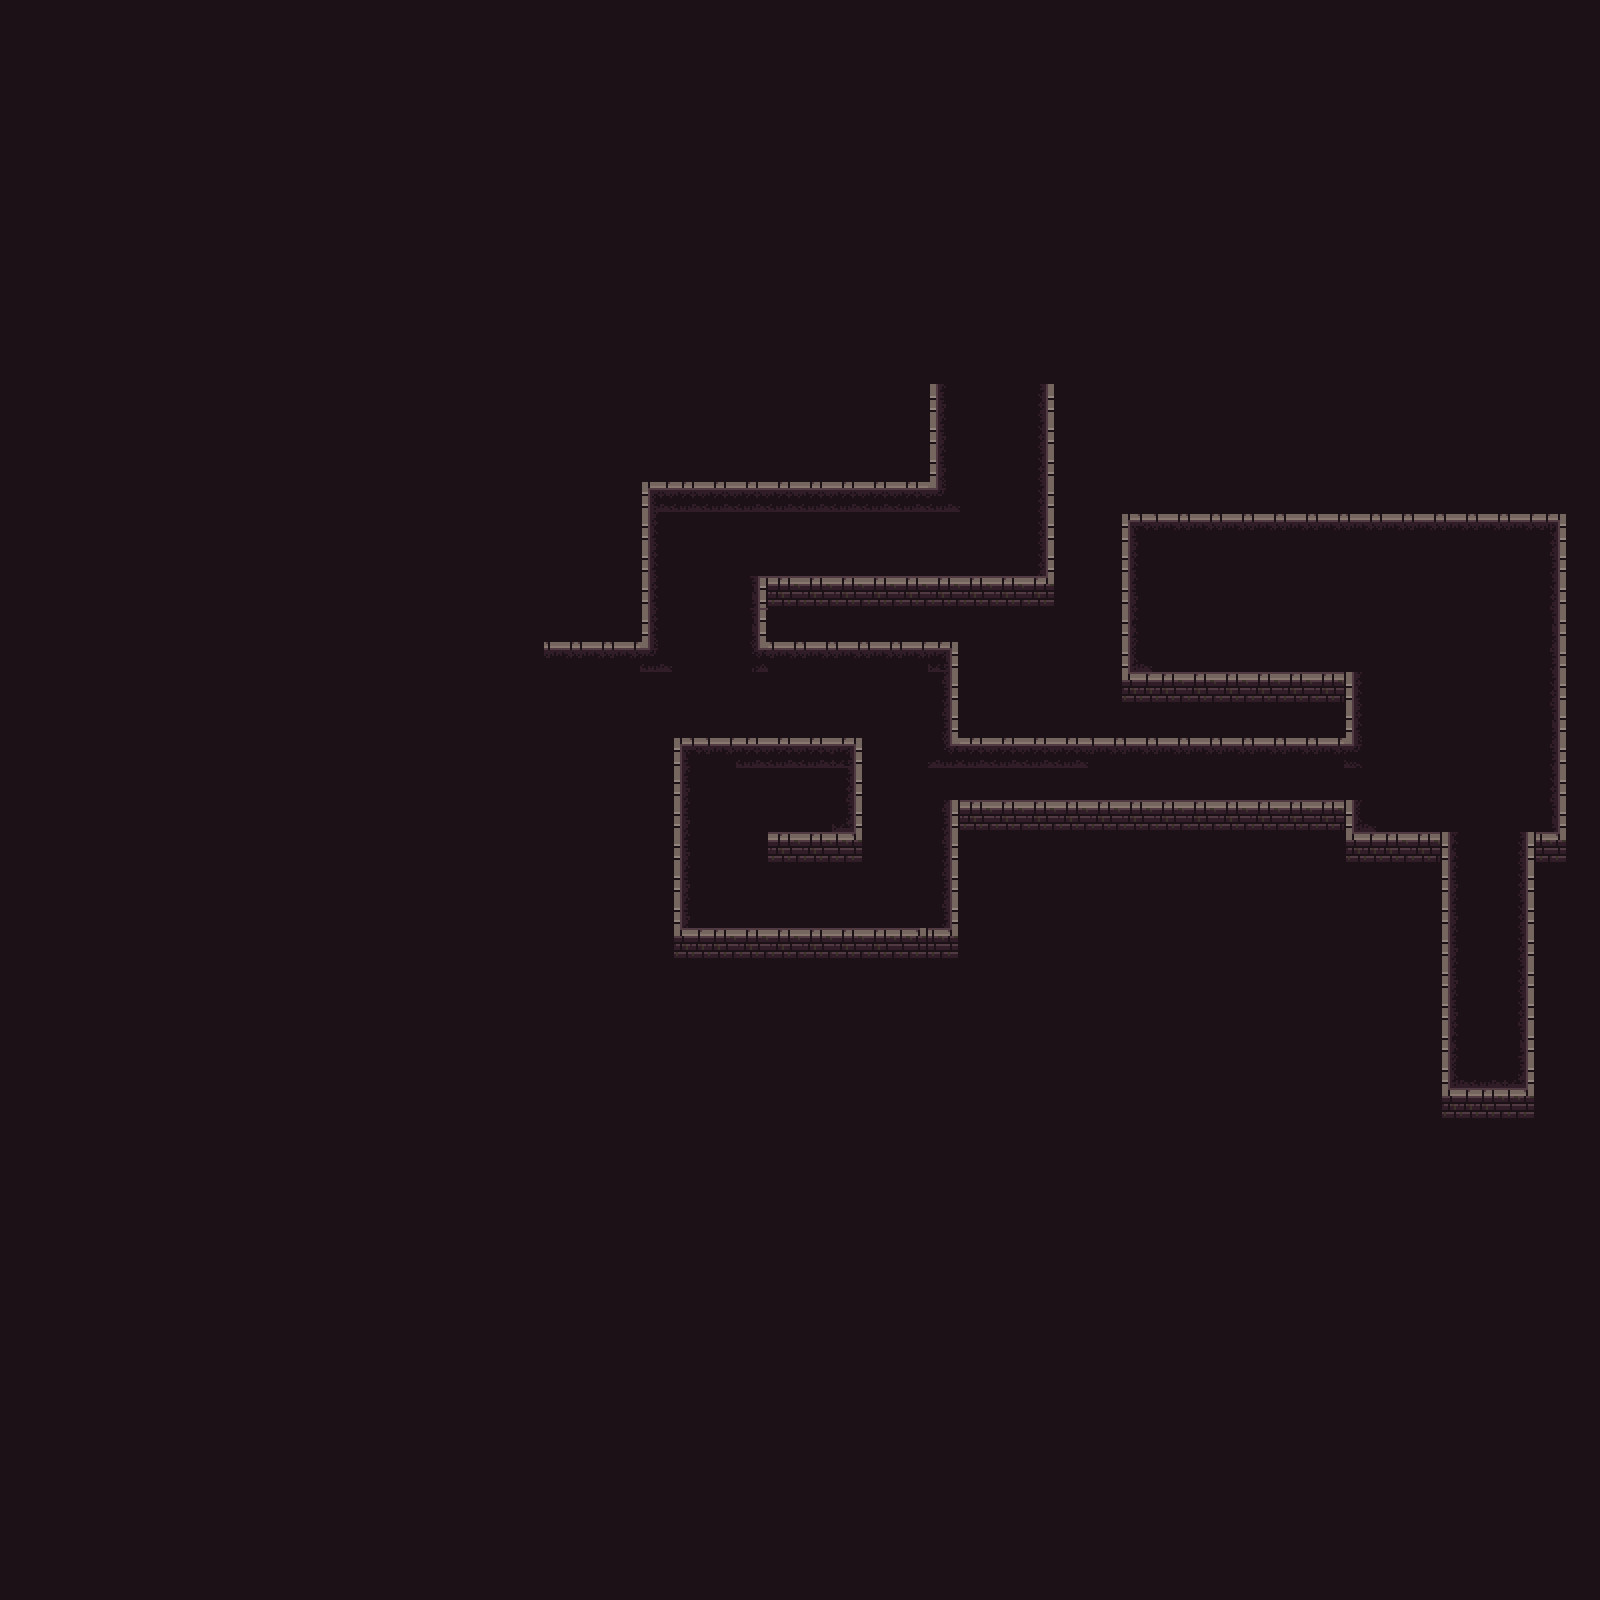

A level layout from a 2D game, rendered from its tile map. Below: a short description, then the map file with tile-grid data replaced by summaries:
An orthogonal 50x50 tile map with 32x32 px tiles, 2 tile layers (background, walls), 5 tilesets.

<map version="1.10" tiledversion="1.11.2" orientation="orthogonal" renderorder="right-down" width="50" height="50" tilewidth="32" tileheight="32" infinite="0" nextlayerid="4" nextobjectid="1">
 <tileset firstgid="1" source="../map3-tilesets/0x72_DungeonTilesetII_v1.7.tsx" />
 <tileset firstgid="1025" source="../map3-tilesets/16x16 dungeon ii wall reconfig v04 spritesheet.tsx" />
 <tileset firstgid="1217" source="../map3-tilesets/atlas_floor.tsx" />
 <tileset firstgid="1266" source="../map3-tilesets/atlas_walls_high-16x32.tsx" />
 <tileset firstgid="1458" source="../map3-tilesets/atlas_walls_low-16x16.tsx" />
 <layer id="1" name="background" width="50" height="50">
  <data>[2500 cells, 2500 non-empty, 1 distinct tile ids]</data>
 </layer>
 <layer id="3" name="walls" width="50" height="50">
  <data>[2500 cells, 205 non-empty, 30 distinct tile ids]</data>
 </layer>
</map>